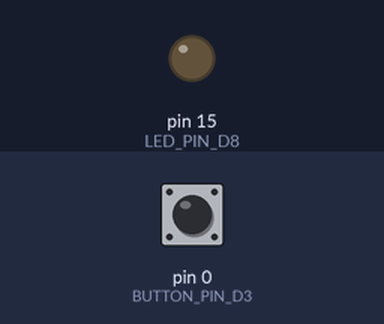
A sketch run on a simulated Arduino Uno, built with avr-gcc and run on an emulated ATmega328P. Shown: output pins drawn as LEDs (lit = HIGH). The test bench sets the inputs (shaded band); at power-on: pin 0 (BUTTON_PIN_D3) HIGH.

Above: at 1.2 s.
1.3 s: pin 0 (BUTTON_PIN_D3) pulled LOW for 0.15 s
At 1.37 s:
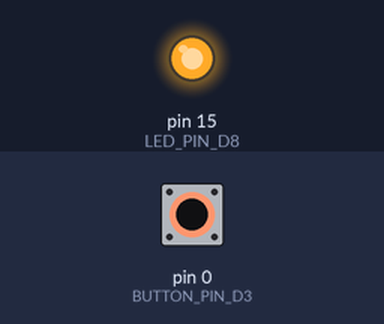
2.9 s: pin 0 (BUTTON_PIN_D3) pulled LOW for 3.2 s
At 7.5 s:
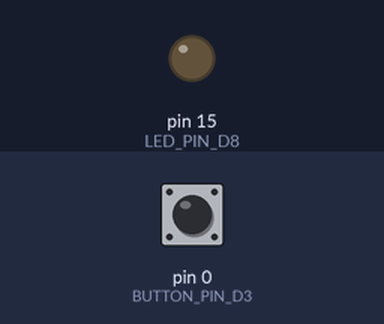
Timing chart, 0 to 9.0 s (numbered marks = the images above; inputs shaded):
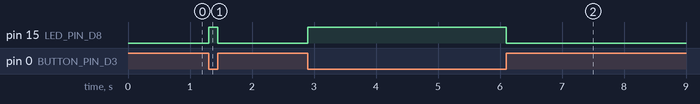

Measured:
- after the input at 1.3 s, pin 15 (LED_PIN_D8): LOW → HIGH at once, → LOW 0.15 s later
- after the input at 2.9 s, pin 15 (LED_PIN_D8): LOW → HIGH at once, → LOW 3.2 s later

The sketch:

4_buttons.ino
```cpp
#define LED_PIN_D8 15     // Пин, к которому подключен светодиод
#define BUTTON_PIN_D0 16  // Пин, к которому подключена кнопка
#define BUTTON_PIN_D1 5  // Пин, к которому подключена кнопка
#define BUTTON_PIN_D2 4  // Пин, к которому подключена кнопка
#define BUTTON_PIN_D3 0  // Пин, к которому подключена кнопка
void setup() {
  pinMode(LED_PIN_D8, OUTPUT);           // Настраиваем пин светодиода как выход
  pinMode(BUTTON_PIN_D0, INPUT_PULLUP);  // Настраиваем пин кнопки как вход с подтягивающим резистором
  pinMode(BUTTON_PIN_D1, INPUT_PULLUP);
  pinMode(BUTTON_PIN_D2, INPUT_PULLUP);
  pinMode(BUTTON_PIN_D3, INPUT_PULLUP);
}

void loop() {
//  if (digitalRead(BUTTON_PIN_D0) == LOW) {  // Кнопка нажата (сигнал LOW из-за подтягивающего резистора)
//    digitalWrite(LED_PIN_D8, HIGH);         // Включаем светодиод
//  } else {
//    digitalWrite(LED_PIN_D8, LOW);          // Выключаем светодиод
//  }
//  if (digitalRead(BUTTON_PIN_D1) == LOW) {  // Кнопка нажата (сигнал LOW из-за подтягивающего резистора)
//    digitalWrite(LED_PIN_D8, HIGH);         // Включаем светодиод
//  } else {
//    digitalWrite(LED_PIN_D8, LOW);          // Выключаем светодиод
//  }
//  if (digitalRead(BUTTON_PIN_D2) == LOW) {  // Кнопка нажата (@сигнал LOW из-за подтягивающего резистора)
//    digitalWrite(LED_PIN_D8, HIGH);         // Включаем светодиод
//  } else {
//    digitalWrite(LED_PIN_D8, LOW);          // Выключаем светодиод
//  }
  if (digitalRead(BUTTON_PIN_D3) == LOW) {  // Кнопка нажата (сигнал LOW из-за подтягивающего резистора)
    digitalWrite(LED_PIN_D8, HIGH);         // Включаем светодиод
  } else {
    digitalWrite(LED_PIN_D8, LOW);          // Выключаем светодиод
  }
}
```
